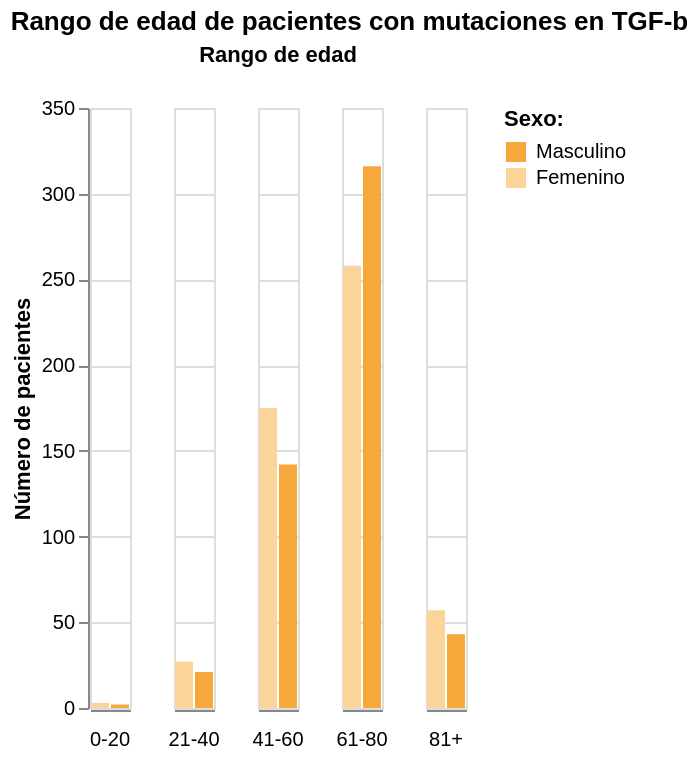

The notebook cell saved with this chart:
### Code cell
import altair as alt

chart = alt.Chart(df_donor_sex).mark_bar().encode(
    alt.X("donor_sex:N")
        .title('')
        .axis(labels=False, ticks=False),
    alt.Y("count(icgc_donor_id):Q")
        .title("Número de pacientes"),
    alt.Color("donor_sex:N")
        .scale(domain=("Masculino", "Femenino"), range=["#f7a83a", "#fbd499"])
        .title("Sexo:"),
    alt.Column("age_group:O")
        .title("Rango de edad")
        .header(labelOrient='bottom')  # Orientar las etiquetas hacia la parte inferior
).properties(
    width=20,
    title="Rango de edad de pacientes con mutaciones en TGF-b"
).transform_calculate(
    "donor_sex", alt.expr.if_(alt.datum.donor_sex == 'Masculino', "Masculino", "Femenino")
)

# Guardar la imagen como PNG con mayor resolución (300 dpi)
#chart.save("../run/imagenes/pacientes_sexo_{0}.png".format(family_name), dpi=600)  # Aumenta el valor de scale para mejorar la resolución
#plt.savefig("../run/imagenes/tesis/barras_donor_age_{0}.svg".format(family_name), format='svg')


chart

### Figure 1 — Vega-Lite specification as saved in the notebook (floating-point values rounded to 4 significant figures; data arrays with more than 128 entries replaced by an {"elided": "..."} marker saying what was removed)
{"config": {"view": {"continuousWidth": 300, "continuousHeight": 300}}, "data": {"name": "data-8ca624d07512c1789b79d1a8b59e7de9"}, "mark": {"type": "bar"}, "encoding": {"color": {"field": "donor_sex", "scale": {"domain": ["Masculino", "Femenino"], "range": ["#f7a83a", "#fbd499"]}, "title": "Sexo:", "type": "nominal"}, "column": {"field": "age_group", "header": {"labelOrient": "bottom"}, "title": "Rango de edad", "type": "ordinal"}, "x": {"axis": {"labels": false, "ticks": false}, "field": "donor_sex", "title": "", "type": "nominal"}, "y": {"aggregate": "count", "field": "icgc_donor_id", "title": "Número de pacientes", "type": "quantitative"}}, "title": "Rango de edad de pacientes con mutaciones en TGF-b", "transform": [{"calculate": "if((datum.donor_sex === 'Masculino'),'Masculino','Femenino')", "as": "donor_sex"}], "width": 20, "$schema": "https://vega.github.io/schema/vega-lite/v5.17.0.json", "datasets": {"data-8ca624d07512c1789b79d1a8b59e7de9": {"elided": "1044 records"}}}
